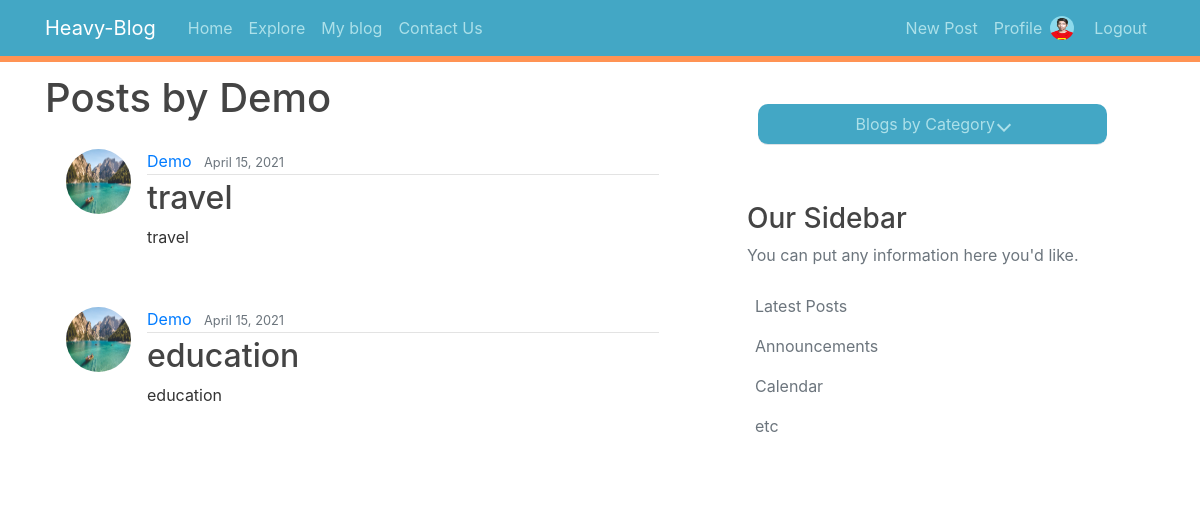
Page /posts_by_/Demo/ (signed in) on the committed database.
### users/models.py (models this page shows, shortened)
class Profile(models.Model):
    user = models.OneToOneField(User, on_delete=models.CASCADE)
    image = models.ImageField(default='default.jpg', upload_to='profile_pics')

### blog/models.py (models this page shows, shortened)
class Post(models.Model):
    title = models.CharField(max_length=100)
    content = models.TextField(null=True)
    privacy = models.TextChoices('prv','Public Private')
    privacy = models.CharField(default='Public' , max_length=20, choices=privacy.choices)
    category = models.TextChoices('cat','---Select--- Food Music Nature Education Wedding Travel Movie Car Project Photography Other')
    category = models.CharField(default ='---Select---',max_length=20, choices=category.choices)
    date_posted = models.DateTimeField(default=timezone.now)
    author = models.ForeignKey(User, on_delete=models.CASCADE)

### blog/views.py (the view)
# urls.py: path('posts_by_/<str:username>/', views.UserPostListView.as_view(), name='user-posts'),
class UserPostListView(ListView):
    model = Post
    template_name = 'blog/user_posts.html'
    context_object_name = 'posts'
    def get_queryset(self):
        user = get_object_or_404(User, username=self.kwargs.get('username'))
        context = Post.objects.filter(author=user).order_by('-date_posted')
        return context

### blog/templates/blog/user_posts.html (shortened to what this page needs)
{% extends "blog/base.html" %}
{% block content %}
<h1 class="mb-3">Posts by {{ view.kwargs.username }}</h1>
{% for post in posts %}
{% if post.author == user and post.privacy == 'Private' %}
<article class="media content-section">
  <img class="rounded-circle article-img" src="{{ post.author.profile.image.url }}">
  <div class="media-body">
    <div class="article-metadata">
      <a class="mr-2" href="{% url 'user-posts' post.author.username %}">{{ post.author }}</a>
      <small class="text-muted">{{ post.date_posted|date:"F d, Y" }}</small><small class="text-muted">
        ({{ post.privacy }} Blog)</small>
    </div>
    <h2><a class="article-title" href="{% url 'post-detail' post.id %}">{{ post.title }}</a></h2>
    <p class="article-content">{{ post.content }}</p>
  </div>
</article>
{% elif post.privacy == 'Public' %}
<article class="media content-section">
  <img class="rounded-circle article-img" src="{{ post.author.profile.image.url }}">
  <div class="media-body">
    <div class="article-metadata">
      <a class="mr-2" href="{% url 'user-posts' post.author.username %}">{{ post.author }}</a>
      <small class="text-muted">{{ post.date_posted|date:"F d, Y" }}</small>
    </div>
    <h2><a class="article-title" href="{% url 'post-detail' post.id %}">{{ post.title }}</a></h2>
    <p class="article-content">{{ post.content }}</p>
  </div>
</article>
{% endif %}
{% endfor %}
{% endblock content %}

### blog/templates/blog/base.html (shortened to what this page needs)
{% load static %}
<!DOCTYPE html>
<html>
<head>
  <link rel="stylesheet" href="https://cdn.jsdelivr.net/npm/bootstrap@4.5.3/dist/css/bootstrap.min.css"
>
  <link rel="stylesheet" href="{% static 'blog/main.css' %}">
</head>
<body>
  <header class="site-header">
    <nav class="navbar navbar-expand-md navbar-dark bg-steel fixed-top">
      <div class="container">
        <a class="navbar-brand mr-4" href="{% url 'blog-home' %}">Heavy-Blog</a>
        <div class="collapse navbar-collapse" id="navbarToggle">
          <div class="navbar-nav mr-auto">
            <a class="nav-item nav-link" href="{% url 'blog-home' %}">Home</a>
            <a class="nav-item nav-link" href="{% url 'explore' %}">Explore</a>
            {% if user.is_authenticated %}
            <a class="nav-item nav-link" href="{% url 'my_blog' %}">My blog</a>
            {% endif %}
            <a class="nav-item nav-link" href="{% url 'blog-contact' %}">Contact Us</a>
          </div>
          <div class="navbar-nav">
            {% if user.is_authenticated %}
            <a class="nav-item nav-link" href="{% url 'post-create' %}">New Post</a>
           <a class="nav-item nav-link" href="{% url 'profile' %}">Profile</a><img class="rounded-circle nav-img" src="{{ user.profile.image.url }}">
            <a class="nav-item nav-link" href="{% url 'logout' %}">Logout</a>
            {% else %}
            <a class="nav-item nav-link" href="{% url 'login' %}">Login</a>
            <a class="nav-item nav-link" href="{% url 'register' %}">Register</a>
            {% endif %}
          </div>
        </div>
      </div>
    </nav>
  </header>
  <main role="main" class="container">
    <div class="row">
      <div class="col-md-7">
        {% block content %}{% endblock %}
      </div>
      <div class="col-md-5">
        <div class="content-section">
          <div class="nav-item nav-link">
            <ul>
              <li class="category">
                <div class="border-bottom mb-4 set">
                  <a>Blogs by Category <i class="arrow down"></i></a>
                </div>
              </li>
            </ul>
            <div class="nonne">
              <h3>Our Sidebar</h3>
              <p class='text-muted'>You can put any information here you'd like.
              <ul class="list-group text-muted mark">
                <li>Latest Posts</li>
                <li>Announcements</li>
                <li>Calendar</li>
                <li>etc</li>
              </ul>
              </p>
            </div>
          </div>
        </div>
      </div>
    </div>
  </main>
</body>
</html>

### blog/static/blog/main.css (style rules this page uses)
* { margin: 0; padding: 0; }
body { color: #333333; margin-top: 4.6rem; }
h1, h2, h3, h4, h5, h6 { color: #444444; }
ul { margin: 0; }
.bg-steel { background-color: #43a7c5; border-bottom: solid #ff9354; border-bottom-width: 0.8ex; }
.site-header .navbar-nav .nav-link { color: #b7e6ece8; }
.content-section { background: #ffffff; padding: 10px 20px; border: 1px solid #ffffff; border-radius: 10px; margin-bottom: 20px; }
.article-title { color: #444444; }
.article-content { white-space: pre-line; }
.article-img { height: 65px; width: 65px; margin-right: 16px; }
.nav-img { height: 24px; width: 24px; margin-right: 12px; margin-top: 8px; }
.article-metadata { padding-bottom: 1px; margin-bottom: 4px; border-bottom: 1px solid #e3e3e3 }

### blog/templates/blog/base.html (style rules this page uses)
main .category { padding: 3px; list-style-type: none; }
main .set { border-radius: 10px; background-color: #43a7c5; color: #b7e6ece8; margin: 8px; padding: 8px; text-align: center; }
.nonne { margin-top: 30px; }
.mark { list-style-type: none; background-color: #ffffff; }
.mark li { padding: 8px; }
.arrow { border: solid#b7e6ece8; border-width: 0 2px 2px 0; display: inline-block; padding: 4px; }
.down { transform: rotate(45deg); -webkit-transform: rotate(45deg); }

### rows in the picture
Post: author.profile.image (picture), author "Demo", date_posted "April 15, 2021", title "travel", content "travel"
Post: author.profile.image (picture), author "Demo", date_posted "April 15, 2021", title "education", content "education"

### other values in the picture
{{ view.kwargs.username }} "Demo"
